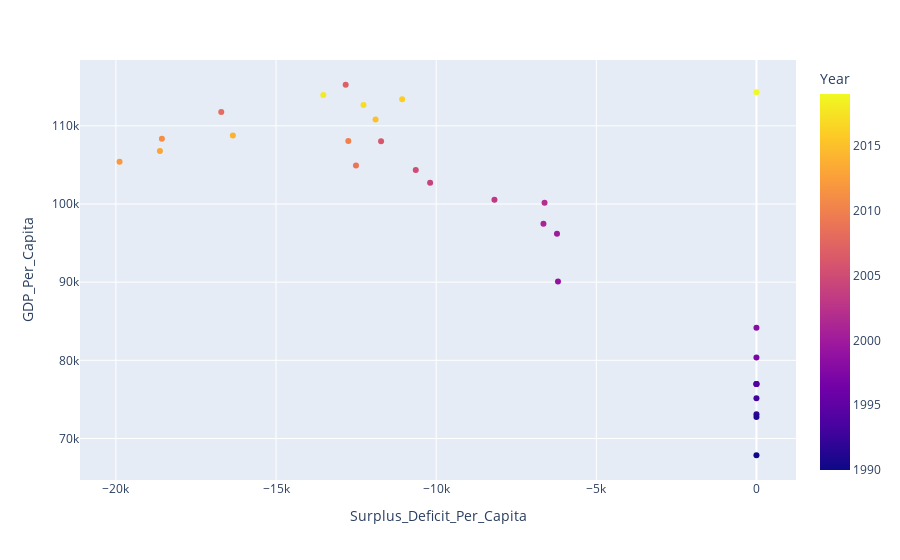

The cell this chart's notebook holds for it:
### Markdown cell above
Looking at the two graphs above: it is interesting how for the top GDP countries, the surplus (or lack thereoff) oscilates in larger values - up to 20 Million in USD. For poorest GDP countries it is contained within a Million

### Code cell
fig5 = px.scatter(filtered_gdp_cont_pop_trade.loc[filtered_gdp_cont_pop_trade['Country'] == 'Luxembourg'], x='Surplus_Deficit_Per_Capita', y='GDP_Per_Capita', color='Year')
fig5.show()

### Figure 1 — Plotly figure (JSON) as saved in the notebook; plotly's stock layout.template omitted (floating-point values rounded to 4 significant figures)
{"data": [{"hovertemplate": "Surplus_Deficit_Per_Capita=%{x}<br>GDP_Per_Capita=%{y}<br>Year=%{marker.color}<extra></extra>", "legendgroup": "", "marker": {"color": [2019, 2018, 2017, 2016, 2015, 2014, 2013, 2012, 2011, 2010, 2009, 2008, 2007, 2006, 2005, 2004, 2003, 2002, 2001, 2000, 1999, 1998, 1997, 1996, 1995, 1994, 1993, 1992, 1991, 1990], "coloraxis": "coloraxis", "symbol": "circle"}, "mode": "markers", "name": "", "orientation": "v", "showlegend": false, "type": "scatter", "x": [0, -13520.0, -12270.0, -11060.0, -11890.0, -16350.0, -18630.0, -19890.0, -18570.0, -12740.0, -12510.0, -16710.0, -12830.0, -11720.0, -10640.0, -10190.0, -8181.0, -6616.0, -6651.0, -6228.0, -6197.0, 0, 0, 0, 0, 0, 0, 0, 0, 0], "xaxis": "x", "y": [114300.0, 114000.0, 112700.0, 113400.0, 110800.0, 108800.0, 106800.0, 105400.0, 108400.0, 108000.0, 104900.0, 111800.0, 115300.0, 108000.0, 104400.0, 102700.0, 100500.0, 100100.0, 97480.0, 96210.0, 90090.0, 84170.0, 80370.0, 76990.0, 76970.0, 76960.0, 75140.0, 73090.0, 72740.0, 67860.0], "yaxis": "y"}], "layout": {"coloraxis": {"colorbar": {"title": {"text": "Year"}}, "colorscale": [[0, "#0d0887"], [0.1111, "#46039f"], [0.2222, "#7201a8"], [0.3333, "#9c179e"], [0.4444, "#bd3786"], [0.5556, "#d8576b"], [0.6667, "#ed7953"], [0.7778, "#fb9f3a"], [0.8889, "#fdca26"], [1, "#f0f921"]]}, "legend": {"tracegroupgap": 0}, "margin": {"t": 60}, "xaxis": {"anchor": "y", "domain": [0, 1], "title": {"text": "Surplus_Deficit_Per_Capita"}}, "yaxis": {"anchor": "x", "domain": [0, 1], "title": {"text": "GDP_Per_Capita"}}}}
